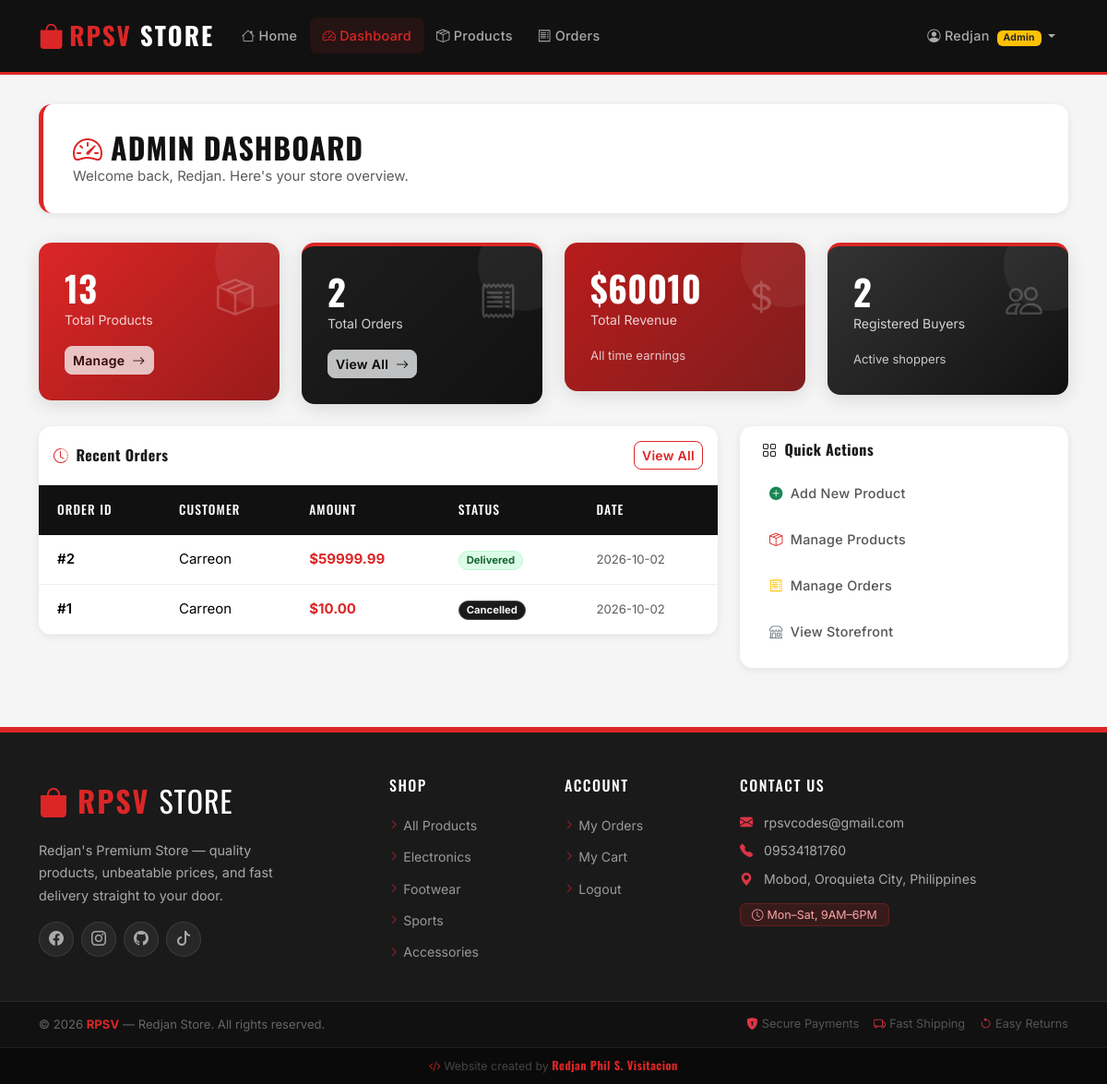
The page /admin (signed in) on the database its author committed.
### tables this page shows
CREATE TABLE users (
        id INTEGER PRIMARY KEY AUTOINCREMENT,
        username TEXT UNIQUE NOT NULL,
        email TEXT UNIQUE NOT NULL,
        password_hash TEXT NOT NULL,
        role TEXT NOT NULL DEFAULT 'buyer',
        created_at TIMESTAMP DEFAULT CURRENT_TIMESTAMP
    );

CREATE TABLE orders (
        id INTEGER PRIMARY KEY AUTOINCREMENT,
        user_id INTEGER NOT NULL,
        total_amount REAL NOT NULL,
        status TEXT NOT NULL DEFAULT 'Pending',
        created_at TIMESTAMP DEFAULT CURRENT_TIMESTAMP,
        FOREIGN KEY (user_id) REFERENCES users(id)
    );

### app.py (the view)
@app.route('/admin')
@login_required
@admin_required
def admin_dashboard():
    db = get_db()
    total_products = db.execute("SELECT COUNT(*) FROM products").fetchone()[0]
    total_orders   = db.execute("SELECT COUNT(*) FROM orders").fetchone()[0]
    total_revenue  = db.execute("SELECT COALESCE(SUM(total_amount),0) FROM orders").fetchone()[0]
    total_users    = db.execute("SELECT COUNT(*) FROM users WHERE role='buyer'").fetchone()[0]
    recent_orders  = db.execute('''
        SELECT o.*, u.username FROM orders o
        JOIN users u ON o.user_id = u.id
        ORDER BY o.created_at DESC LIMIT 5
    ''').fetchall()
    return render_template('admin/dashboard.html',
                           total_products=total_products,
                           total_orders=total_orders,
                           total_revenue=total_revenue,
                           total_users=total_users,
                           recent_orders=recent_orders)

### app.py (called while the page is built, shortened)
@login_manager.user_loader
def load_user(user_id):
    db = get_db()
    row = db.execute("SELECT * FROM users WHERE id=?", (user_id,)).fetchone()
    if row:
        return User(row['id'], row['username'], row['email'], row['role'])
    return None

def admin_required(f):
    @wraps(f)
    def decorated(*args, **kwargs):
        if not current_user.is_authenticated or current_user.role != 'admin':
            flash('Admin access required.', 'danger')
            return redirect(url_for('index'))
        return f(*args, **kwargs)
    return decorated

@app.context_processor
def inject_cart_count():
    count = 0
    return dict(cart_count=count)

### database.py (called while the page is built)
def get_db():
    if 'db' not in g:
        g.db = sqlite3.connect(DATABASE)
        g.db.row_factory = sqlite3.Row
        g.db.execute("PRAGMA foreign_keys = ON")
        g.db.execute("PRAGMA journal_mode = WAL")   # allows concurrent reads + writes
    return g.db

### templates/admin/dashboard.html (shortened to what this page needs)
{% extends "base.html" %}
{% block content %}
<div class="page-header">
  <h2><i class="bi bi-speedometer2 me-2 text-primary"></i>Admin Dashboard</h2>
  <p class="text-muted mb-0">Welcome back, {{ current_user.username }}. Here's your store overview.</p>
</div>
<div class="row g-4 mb-4">
  <div class="col-sm-6 col-xl-3">
    <div class="stat-card blue">
      <div class="d-flex justify-content-between align-items-start">
        <div>
          <div class="stat-value">{{ total_products }}</div>
          <div class="stat-label">Total Products</div>
        </div>
        <div class="stat-icon"><i class="bi bi-box-seam"></i></div>
      </div>
      <a href="{{ url_for('admin_products') }}" class="btn btn-sm btn-light mt-3 opacity-75">
        Manage <i class="bi bi-arrow-right ms-1"></i>
      </a>
    </div>
  </div>
  <div class="col-sm-6 col-xl-3">
    <div class="stat-card green">
      <div class="d-flex justify-content-between align-items-start">
        <div>
          <div class="stat-value">{{ total_orders }}</div>
          <div class="stat-label">Total Orders</div>
        </div>
        <div class="stat-icon"><i class="bi bi-receipt"></i></div>
      </div>
      <a href="{{ url_for('admin_orders') }}" class="btn btn-sm btn-light mt-3 opacity-75">
        View All <i class="bi bi-arrow-right ms-1"></i>
      </a>
    </div>
  </div>
  <div class="col-sm-6 col-xl-3">
    <div class="stat-card yellow">
      <div class="d-flex justify-content-between align-items-start">
        <div>
          <div class="stat-value">${{ "%.0f"|format(total_revenue) }}</div>
          <div class="stat-label">Total Revenue</div>
        </div>
        <div class="stat-icon"><i class="bi bi-currency-dollar"></i></div>
      </div>
      <div class="mt-3 opacity-75 small">All time earnings</div>
    </div>
  </div>
  <div class="col-sm-6 col-xl-3">
    <div class="stat-card red">
      <div class="d-flex justify-content-between align-items-start">
        <div>
          <div class="stat-value">{{ total_users }}</div>
          <div class="stat-label">Registered Buyers</div>
        </div>
        <div class="stat-icon"><i class="bi bi-people"></i></div>
      </div>
      <div class="mt-3 opacity-75 small">Active shoppers</div>
    </div>
  </div>
</div>
<div class="row g-4">
  <div class="col-lg-8">
    <div class="table-card">
      <div class="p-3 border-bottom d-flex justify-content-between align-items-center">
        <h6 class="fw-bold mb-0">
          <i class="bi bi-clock-history me-2 text-primary"></i>Recent Orders
        </h6>
        <a href="{{ url_for('admin_orders') }}" class="btn btn-sm btn-outline-primary">View All</a>
      </div>
      {% if recent_orders %}
      <table class="table mb-0">
        <thead>
          <tr>
            <th>Order ID</th>
            <th>Customer</th>
            <th>Amount</th>
            <th>Status</th>
            <th>Date</th>
          </tr>
        </thead>
        <tbody>
          {% for order in recent_orders %}
          <tr>
            <td class="fw-semibold">#{{ order['id'] }}</td>
            <td>{{ order['username'] }}</td>
            <td class="fw-bold" style="color:var(--primary)">
              ${{ "%.2f"|format(order['total_amount']) }}
            </td>
            <td>
              <span class="badge rounded-pill badge-{{ order['status']|lower }} px-2">
                {{ order['status'] }}
              </span>
            </td>
            <td class="text-muted small">{{ order['created_at'][:10] }}</td>
          </tr>
          {% endfor %}
        </tbody>
      </table>
      {% else %}
      <div class="p-4 text-center text-muted">No orders yet.</div>
      {% endif %}
    </div>
  </div>
  <div class="col-lg-4">
    <div class="admin-nav">
      <h6 class="fw-bold mb-3 px-2"><i class="bi bi-grid me-2"></i>Quick Actions</h6>
      <nav class="nav flex-column gap-1">
        <a class="nav-link" href="{{ url_for('admin_add_product') }}">
          <i class="bi bi-plus-circle-fill text-success"></i>Add New Product
        </a>
        <a class="nav-link" href="{{ url_for('admin_products') }}">
          <i class="bi bi-box-seam text-primary"></i>Manage Products
        </a>
        <a class="nav-link" href="{{ url_for('admin_orders') }}">
          <i class="bi bi-receipt text-warning"></i>Manage Orders
        </a>
        <a class="nav-link" href="{{ url_for('index') }}" target="_blank">
          <i class="bi bi-shop text-secondary"></i>View Storefront
        </a>
      </nav>
    </div>
  </div>
</div>
{% endblock %}

### templates/base.html (shortened to what this page needs)
<!DOCTYPE html>
<html lang="en">
<head>
  <link rel="stylesheet" href="https://cdn.jsdelivr.net/npm/bootstrap@5.3.2/dist/css/bootstrap.min.css" />
  <link rel="stylesheet" href="https://cdn.jsdelivr.net/npm/bootstrap-icons@1.11.3/font/bootstrap-icons.min.css" />
  <link rel="stylesheet" href="{{ url_for('static', filename='css/custom.css') }}" />
</head>
<body>
<nav class="navbar navbar-expand-lg navbar-dark">
  <div class="container">
    <a class="navbar-brand" href="{{ url_for('index') }}">
      <i class="bi bi-bag-fill me-1"></i>RPSV<span> Store</span>
    </a>
    <div class="collapse navbar-collapse" id="navbarNav">
      <ul class="navbar-nav me-auto">
        <li class="nav-item">
          <a class="nav-link {% if request.endpoint == 'index' %}active{% endif %}" href="{{ url_for('index') }}">
            <i class="bi bi-house me-1"></i>Home
          </a>
        </li>
        {% if current_user.is_authenticated and current_user.role == 'admin' %}
        <li class="nav-item">
          <a class="nav-link {% if request.endpoint == 'admin_dashboard' %}active{% endif %}" href="{{ url_for('admin_dashboard') }}">
            <i class="bi bi-speedometer2 me-1"></i>Dashboard
          </a>
        </li>
        <li class="nav-item">
          <a class="nav-link {% if 'admin_product' in request.endpoint %}active{% endif %}" href="{{ url_for('admin_products') }}">
            <i class="bi bi-box-seam me-1"></i>Products
          </a>
        </li>
        <li class="nav-item">
          <a class="nav-link {% if request.endpoint == 'admin_orders' %}active{% endif %}" href="{{ url_for('admin_orders') }}">
            <i class="bi bi-receipt me-1"></i>Orders
          </a>
        </li>
        {% endif %}
      </ul>
      <ul class="navbar-nav ms-auto align-items-center gap-1">
        {% if current_user.is_authenticated %}
          <li class="nav-item dropdown">
            <a class="nav-link dropdown-toggle" href="#" data-bs-toggle="dropdown">
              <i class="bi bi-person-circle me-1"></i>{{ current_user.username }}
              {% if current_user.role == 'admin' %}<span class="badge bg-warning text-dark ms-1" style="font-size:.65rem">Admin</span>{% endif %}
            </a>
          </li>
        {% endif %}
      </ul>
    </div>
  </div>
</nav>
<main class="container py-3">
  {% block content %}{% endblock %}
</main>
<footer class="mt-5">
  <div style="background:#1a1a1a; border-top: 3px solid var(--primary); padding: 3rem 0 2rem;">
    <div class="container">
      <div class="row g-4">
        <div class="col-lg-4 col-md-6">
          <div class="mb-3">
            <span style="font-family:'Oswald',sans-serif; font-size:2rem; font-weight:700; color:var(--primary); letter-spacing:2px;">
              <i class="bi bi-bag-fill me-2"></i>RPSV
            </span>
            <span style="font-family:'Oswald',sans-serif; font-size:2rem; font-weight:400; color:#fff; letter-spacing:1px;">
              STORE
            </span>
          </div>
          <p style="color:#aaa; font-size:.9rem; line-height:1.7; max-width:280px;">
            Redjan's Premium Store — quality products, unbeatable prices, and fast delivery straight to your door.
          </p>
          <div class="d-flex gap-2 mt-3">
            <a href="https://www.facebook.com/redjan.phil.s.visitacion" target="_blank" class="footer-social"><i class="bi bi-facebook"></i></a>
            <a href="https://www.instagram.com/redjanphilsvisitacion" target="_blank" class="footer-social"><i class="bi bi-instagram"></i></a>
            <a href="https://github.com/RedjanVisitacion" target="_blank" class="footer-social"><i class="bi bi-github"></i></a>
            <a href="https://www.tiktok.com/@rpsv_codes" target="_blank" class="footer-social"><i class="bi bi-tiktok"></i></a>
          </div>
        </div>
        <div class="col-lg-2 col-md-6 col-6">
          <h6 style="font-family:'Oswald',sans-serif; color:#fff; font-size:1rem; letter-spacing:1.5px; text-transform:uppercase; margin-bottom:1.2rem;">
            Shop
          </h6>
          <ul class="list-unstyled footer-links">
            <li><a href="{{ url_for('index') }}"><i class="bi bi-chevron-right"></i>All Products</a></li>
            <li><a href="{{ url_for('index', category='Electronics') }}"><i class="bi bi-chevron-right"></i>Electronics</a></li>
            <li><a href="{{ url_for('index', category='Footwear') }}"><i class="bi bi-chevron-right"></i>Footwear</a></li>
            <li><a href="{{ url_for('index', category='Sports') }}"><i class="bi bi-chevron-right"></i>Sports</a></li>
            <li><a href="{{ url_for('index', category='Accessories') }}"><i class="bi bi-chevron-right"></i>Accessories</a></li>
          </ul>
        </div>
        <div class="col-lg-2 col-md-6 col-6">
          <h6 style="font-family:'Oswald',sans-serif; color:#fff; font-size:1rem; letter-spacing:1.5px; text-transform:uppercase; margin-bottom:1.2rem;">
            Account
          </h6>
          <ul class="list-unstyled footer-links">
            {% if current_user.is_authenticated %}
            <li><a href="{{ url_for('my_orders') }}"><i class="bi bi-chevron-right"></i>My Orders</a></li>
            <li><a href="{{ url_for('cart') }}"><i class="bi bi-chevron-right"></i>My Cart</a></li>
            <li><a href="{{ url_for('logout') }}"><i class="bi bi-chevron-right"></i>Logout</a></li>
            {% else %}
            <li><a href="{{ url_for('login') }}"><i class="bi bi-chevron-right"></i>Login</a></li>
            <li><a href="{{ url_for('register') }}"><i class="bi bi-chevron-right"></i>Register</a></li>
            {% endif %}
          </ul>
        </div>
        <div class="col-lg-4 col-md-6">
          <h6 style="font-family:'Oswald',sans-serif; color:#fff; font-size:1rem; letter-spacing:1.5px; text-transform:uppercase; margin-bottom:1.2rem;">
            Contact Us
          </h6>
          <ul class="list-unstyled" style="color:#aaa; font-size:.88rem;">
            <li class="mb-2">
              <i class="bi bi-envelope-fill text-danger me-2"></i>
              rpsvcodes@gmail.com
            </li>
            <li class="mb-2">
              <i class="bi bi-telephone-fill text-danger me-2"></i>
              09534181760
            </li>
            <li class="mb-2">
              <i class="bi bi-geo-alt-fill text-danger me-2"></i>
              Mobod, Oroquieta City, Philippines
            </li>
            <li class="mt-3">
              <span style="background:rgba(220,38,38,.15); border:1px solid rgba(220,38,38,.3); color:#fca5a5; border-radius:6px; padding:4px 12px; font-size:.78rem;">
                <i class="bi bi-clock me-1"></i>Mon–Sat, 9AM–6PM
              </span>
            </li>
          </ul>
        </div>
      </div>
    </div>
  </div>
  <div style="background:#111; border-top:1px solid #2a2a2a; padding:.9rem 0;">
    <div class="container d-flex flex-wrap justify-content-between align-items-center gap-2">
      <p class="mb-0" style="color:#666; font-size:.82rem;">
        &copy; 2026 <strong style="color:#dc2626;">RPSV</strong> — Redjan Store. All rights reserved.
      </p>
      <div class="d-flex gap-3" style="font-size:.8rem; color:#555;">
        <span><i class="bi bi-shield-lock-fill text-danger me-1"></i>Secure Payments</span>
        <span><i class="bi bi-truck text-danger me-1"></i>Fast Shipping</span>
        <span><i class="bi bi-arrow-counterclockwise text-danger me-1"></i>Easy Returns</span>
      </div>
    </div>
  </div>
  <div style="background:#0a0a0a; padding:.55rem 0; border-top:1px solid #1e1e1e;">
    <div class="container text-center">
      <p class="mb-0" style="font-size:.78rem; color:#444;">
        <i class="bi bi-code-slash" style="color:#dc2626;"></i>
        Website created by
        <strong style="color:#dc2626; font-family:'Oswald',sans-serif; letter-spacing:.5px;">
          Redjan Phil S. Visitacion
        </strong>
      </p>
    </div>
  </div>
</footer>
</body>
</html>

### rows shown on the page
users: username "Redjan"
orders: id "2", username "Carreon", total_amount "59999.99", status "Delivered", created_at "2026-10-02"
orders: id "1", username "Carreon", total_amount "10.00", status "Cancelled", created_at "2026-10-02"

### other values the page prints
{{ total_products }} "13"
{{ total_orders }} "2"
{{ "%.0f"|format(total_revenue) }} "60010"
{{ total_users }} "2"
